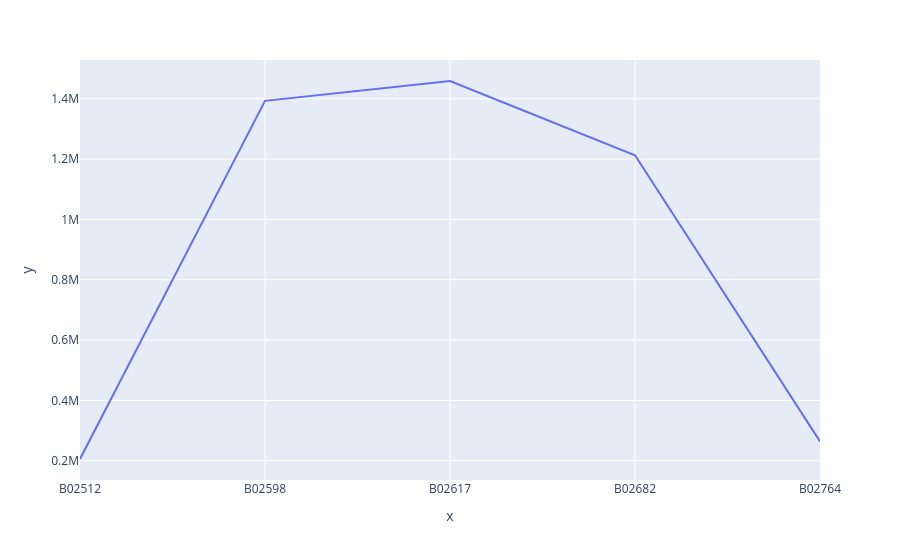

Write notebook code for a chart like this one.
### Code cell
px.line(x = base.index, y = base.values)

### Figure 1 — Plotly figure (JSON) as saved in the notebook; plotly's stock layout.template omitted (floating-point values rounded to 4 significant figures)
{"data": [{"hovertemplate": "x=%{x}<br>y=%{y}<extra></extra>", "legendgroup": "", "line": {"color": "#636efa", "dash": "solid"}, "marker": {"symbol": "circle"}, "mode": "lines", "name": "", "orientation": "v", "showlegend": false, "type": "scatter", "x": ["B02512", "B02598", "B02617", "B02682", "B02764"], "xaxis": "x", "y": [205673, 1393113, 1458853, 1212789, 263899], "yaxis": "y"}], "layout": {"legend": {"tracegroupgap": 0}, "margin": {"t": 60}, "xaxis": {"anchor": "y", "domain": [0, 1], "title": {"text": "x"}}, "yaxis": {"anchor": "x", "domain": [0, 1], "title": {"text": "y"}}}}
